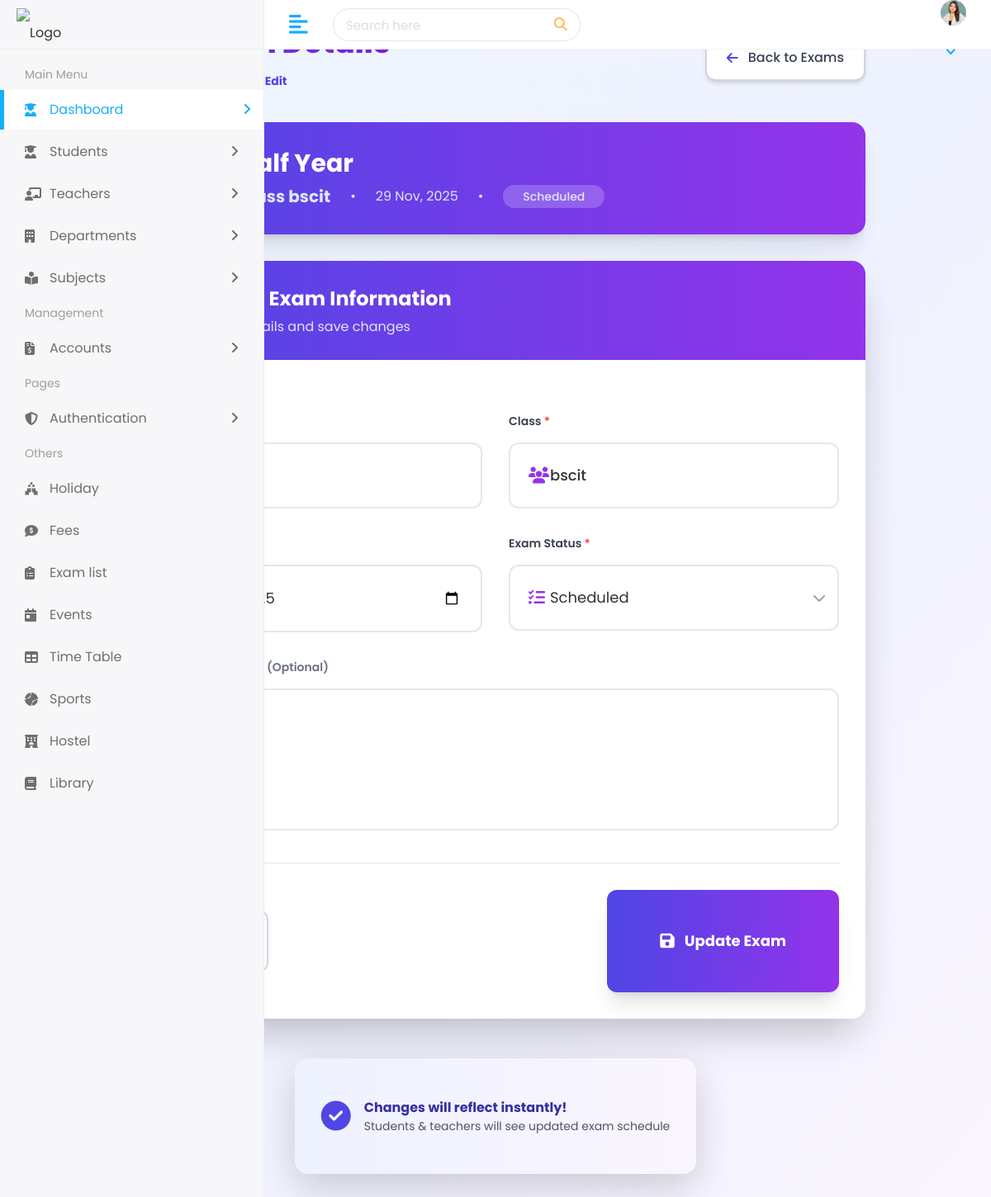
Screenshot of /student/exam/edit/3/ with the database file from the repository.
### student/models.py (models this page shows, shortened)
class Exam(models.Model):
    STATUS_CHOICES = [
        ('Scheduled', 'Scheduled'),
        ('Completed', 'Completed')
    ]
    name = models.CharField(max_length=100)
    exam_class = models.CharField(max_length=50)
    date = models.DateField()
    status = models.CharField(max_length=20, choices=STATUS_CHOICES, default='Scheduled')
    description = models.TextField(blank=True, null=True)

### student/views.py (the view, shortened to what this page needs)
# urls.py: path('exam/edit/<int:id>/', views.edit_exam, name='edit_exam'),
def edit_exam(request, id):
    exam = get_object_or_404(Exam, id=id)
    return render(request, "edit-exam.html", {"exam": exam})

### templates/edit-exam.html (shortened to what this page needs)
{% extends 'Home/base.html' %}
{% load static %}
{% block body %}
<div class="min-h-screen bg-gradient-to-br from-blue-50 via-indigo-50 to-purple-50 py-8 px-4">
    <div class="max-w-4xl mx-auto">
        <div class="flex items-center justify-between mb-10">
            <div>
                <h1 class="text-4xl font-extrabold text-transparent bg-clip-text bg-gradient-to-r from-indigo-600 to-purple-700">
                </h1>
                <nav class="flex mt-3 text-sm text-gray-600">
                    <a href="{% url 'dashboard' %}" class="hover:text-indigo-600">Dashboard</a>
                    <span class="mx-2">/</span>
                    <a href="{% url 'exam' %}" class="hover:text-indigo-600">Exams</a>
                    <span class="mx-2">/</span>
                    <span class="text-indigo-600 font-bold">Edit</span>
                </nav>
            </div>
            <a href="{% url 'exam' %}"
               class="flex items-center space-x-3 px-6 py-3.5 bg-white border-2 border-gray-300 rounded-xl shadow-md hover:shadow-lg hover:border-gray-400 hover:bg-gray-50 font-medium text-gray-700 transition-all duration-200 transform hover:-translate-x-1">
                <i class="fas fa-arrow-left text-indigo-600"></i>
                <span>Back to Exams</span>
            </a>
        </div>
        <div class="bg-white rounded-2xl shadow-xl overflow-hidden mb-8">
            <div class="bg-gradient-to-r from-indigo-600 to-purple-600 px-8 py-7">
                <div class="flex items-center space-x-6">
                    <div class="w-20 h-20 bg-white/20 backdrop-blur rounded-full flex items-center justify-center">
                    </div>
                    <div>
                        <h2 class="text-3xl font-bold text-white">{{ exam.name }}</h2>
                        <div class="flex items-center space-x-6 mt-2 text-indigo-100">
                            <span class="text-xl font-bold">Class {{ exam.exam_class }}</span>
                            <span>•</span>
                            <span>{{ exam.date|date:"d M, Y" }}</span>
                            <span>•</span>
                            <span class="px-4 py-1 bg-white/20 rounded-full text-sm font-medium">
                                {{ exam.status }}
                            </span>
                        </div>
                    </div>
                </div>
            </div>
        </div>
        <div class="bg-white rounded-2xl shadow-2xl overflow-hidden">
            <div class="bg-gradient-to-r from-indigo-600 to-purple-600 px-8 py-7">
                <h2 class="text-2xl font-bold text-white flex items-center">
                    Update Exam Information
                </h2>
                <p class="text-indigo-100 mt-1">Modify exam details and save changes</p>
            </div>
            <form method="POST" class="p-8 space-y-8">
                <div class="grid grid-cols-1 md:grid-cols-2 gap-8">
                    <div class="relative">
                        <label class="block text-sm font-semibold text-gray-700 mb-3">
                            Exam Name <span class="text-red-500">*</span>
                        </label>
                        <div class="relative">
                            <div class="absolute inset-y-0 left-0 pl-4 flex items-center pointer-events-none">
                            </div>
                            <input type="text" name="name" value="{{ exam.name }}" required
                                   placeholder="e.g. Half Yearly Exam, Unit Test 2"
                                   class="w-full pl-12 pr-4 py-4 border-2 border-gray-200 rounded-xl focus:border-indigo-500 focus:ring-4 focus:ring-indigo-100 transition text-lg font-medium">
                        </div>
                    </div>
                    <div class="relative">
                        <label class="block text-sm font-semibold text-gray-700 mb-3">
                            Class <span class="text-red-500">*</span>
                        </label>
                        <div class="relative">
                            <div class="absolute inset-y-0 left-0 pl-4 flex items-center pointer-events-none">
                            </div>
                            <input type="text" name="exam_class" value="{{ exam.exam_class }}" required
                                   placeholder="e.g. 10th, 12th A, All Classes"
                                   class="w-full pl-12 pr-4 py-4 border-2 border-gray-200 rounded-xl focus:border-purple-500 focus:ring-4 focus:ring-purple-100 transition text-lg font-medium">
                        </div>
                    </div>
                    <div class="relative">
                        <label class="block text-sm font-semibold text-gray-700 mb-3">
                            Exam Date <span class="text-red-500">*</span>
                        </label>
                        <div class="relative">
                            <div class="absolute inset-y-0 left-0 pl-4 flex items-center pointer-events-none">
                            </div>
                            <input type="date" name="date" value="{{ exam.date|date:'Y-m-d' }}" required
                                   class="w-full pl-12 pr-4 py-4 border-2 border-gray-200 rounded-xl focus:border-indigo-500 focus:ring-4 focus:ring-indigo-100 transition text-lg">
                        </div>
                    </div>
                    <div class="relative">
                        <label class="block text-sm font-semibold text-gray-700 mb-3">
                            Exam Status <span class="text-red-500">*</span>
                        </label>
                        <div class="relative">
                            <div class="absolute inset-y-0 left-0 pl-4 flex items-center pointer-events-none">
                            </div>
                            <select name="status" required
                                    class="w-full pl-12 pr-10 py-4 border-2 border-gray-200 rounded-xl focus:border-purple-500 focus:ring-4 focus:ring-purple-100 transition text-lg appearance-none bg-white">
                                <option value="Scheduled" {% if exam.status == "Scheduled" %}selected{% endif %}>
                                    Scheduled
                                </option>
                            </select>
                            <div class="absolute inset-y-0 right-0 pr-3 flex items-center pointer-events-none">
                            </div>
                        </div>
                    </div>
                </div>
                <div>
                    <label class="block text-sm font-semibold text-gray-700 mb-3">
                        Description / Notes <span class="text-gray-500">(Optional)</span>
                    </label>
                    <div class="relative">
                        <div class="absolute top-4 left-4 pointer-events-none">
                        </div>
                        <textarea name="description" rows="5"
                                  placeholder="e.g. This exam includes Maths, Science & English subjects..."
                                  class="w-full pl-14 pr-4 py-4 border-2 border-gray-200 rounded-xl focus:border-indigo-500 focus:ring-4 focus:ring-indigo-100 transition resize-none text-gray-700">{{ exam.description }}</textarea>
                    </div>
                </div>
                <div class="flex items-center justify-between pt-8 border-t border-gray-200">
                    <a href="{% url 'exam' %}"
                       class="px-10 py-4 border-2 border-gray-300 rounded-xl hover:bg-gray-50 font-medium transition">
                    </a>
                    <button type="submit"
                            class="px-16 py-5 bg-gradient-to-r from-indigo-600 to-purple-600 hover:from-indigo-700 hover:to-purple-700 text-white font-bold rounded-xl shadow-xl transform hover:scale-105 transition duration-300 flex items-center space-x-3 text-lg">
                        <i class="fas fa-save text-xl"></i>
                        <span>Update Exam</span>
                    </button>
                </div>
            </form>
        </div>
        <div class="mt-12 text-center">
            <div class="inline-flex items-center space-x-4 bg-gradient-to-r from-indigo-50 to-purple-50 px-8 py-5 rounded-2xl shadow-lg">
                <i class="fas fa-check-circle text-4xl text-indigo-600"></i>
                <div class="text-left">
                    <p class="font-bold text-indigo-800">Changes will reflect instantly!</p>
                    <p class="text-sm text-gray-600">Students & teachers will see updated exam schedule</p>
                </div>
            </div>
        </div>
    </div>
</div>
<script src="https://cdn.tailwindcss.com"></script>
{% endblock %}

### static/assets/css/style.css (style rules this page uses)
html { height: 100%; }
body { background-color: #fff; color: #333; font-family: 'Poppins', sans-serif; font-size: 1rem; height: 100%; line-height: 1.5; overflow-x: hidden; }
h1, h2, h3, h4, h5, h6 { font-family: 'Poppins', sans-serif; margin-top: 0; }
input, input:focus, button, button:focus { outline: none; }
input[type=text], input[type=password] { -webkit-appearance: none; -moz-appearance: none; appearance: none; }
.block { display: block !important; }
.bg-white { background-color: #fff; }

### rows the page displays
Exam: name "Half Year", exam_class "bscit", date "29 Nov, 2025", status "Scheduled", date "11/29/2025", description "ddd"
